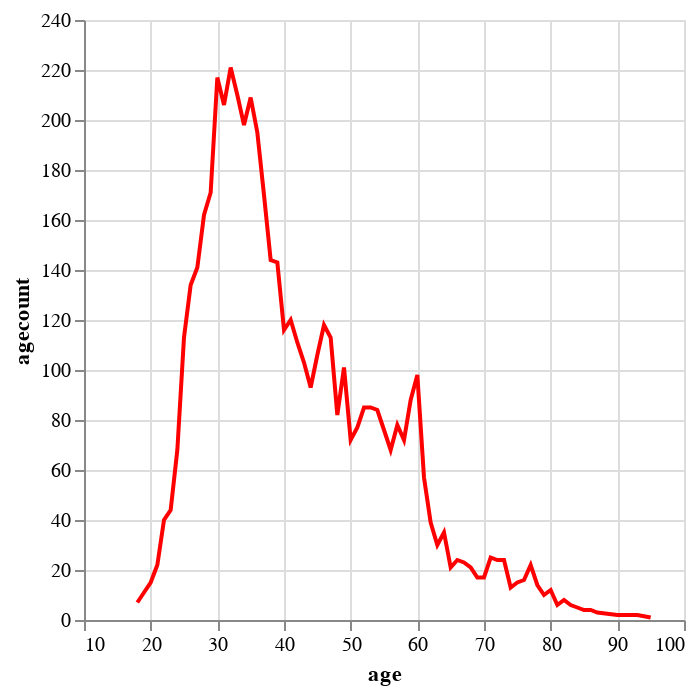

Here is the notebook cell this chart was saved with:
### Code cell
# Change the color of the plot (red)
alt.Chart(df_sub1).mark_line(color = 'red').encode(x = 'age',
                                                   y = 'agecount')

### Figure 1 — Vega-Lite specification as saved in the notebook (floating-point values rounded to 4 significant figures)
{"config": {"view": {"continuousWidth": 300, "continuousHeight": 300}}, "data": {"name": "data-f8a6c9793524e7f13aee0392c124f118"}, "mark": {"type": "line", "color": "red"}, "encoding": {"x": {"field": "age", "type": "quantitative"}, "y": {"field": "agecount", "type": "quantitative"}}, "$schema": "https://vega.github.io/schema/vega-lite/v5.8.0.json", "datasets": {"data-f8a6c9793524e7f13aee0392c124f118": [{"age": 18, "agecount": 7}, {"age": 19, "agecount": 11}, {"age": 20, "agecount": 15}, {"age": 21, "agecount": 22}, {"age": 22, "agecount": 40}, {"age": 23, "agecount": 44}, {"age": 24, "agecount": 68}, {"age": 25, "agecount": 113}, {"age": 26, "agecount": 134}, {"age": 27, "agecount": 141}, {"age": 28, "agecount": 162}, {"age": 29, "agecount": 171}, {"age": 30, "agecount": 217}, {"age": 31, "agecount": 206}, {"age": 32, "agecount": 221}, {"age": 33, "agecount": 210}, {"age": 34, "agecount": 198}, {"age": 35, "agecount": 209}, {"age": 36, "agecount": 195}, {"age": 37, "agecount": 170}, {"age": 38, "agecount": 144}, {"age": 39, "agecount": 143}, {"age": 40, "agecount": 116}, {"age": 41, "agecount": 120}, {"age": 42, "agecount": 111}, {"age": 43, "agecount": 103}, {"age": 44, "agecount": 93}, {"age": 45, "agecount": 106}, {"age": 46, "agecount": 118}, {"age": 47, "agecount": 113}, {"age": 48, "agecount": 82}, {"age": 49, "agecount": 101}, {"age": 50, "agecount": 72}, {"age": 51, "agecount": 77}, {"age": 52, "agecount": 85}, {"age": 53, "agecount": 85}, {"age": 54, "agecount": 84}, {"age": 55, "agecount": 76}, {"age": 56, "agecount": 68}, {"age": 57, "agecount": 78}, {"age": 58, "agecount": 72}, {"age": 59, "agecount": 88}, {"age": 60, "agecount": 98}, {"age": 61, "agecount": 57}, {"age": 62, "agecount": 39}, {"age": 63, "agecount": 30}, {"age": 64, "agecount": 35}, {"age": 65, "agecount": 21}, {"age": 66, "agecount": 24}, {"age": 67, "agecount": 23}, {"age": 68, "agecount": 21}, {"age": 69, "agecount": 17}, {"age": 70, "agecount": 17}, {"age": 71, "agecount": 25}, {"age": 72, "agecount": 24}, {"age": 73, "agecount": 24}, {"age": 74, "agecount": 13}, {"age": 75, "agecount": 15}, {"age": 76, "agecount": 16}, {"age": 77, "agecount": 22}, {"age": 78, "agecount": 14}, {"age": 79, "agecount": 10}, {"age": 80, "agecount": 12}, {"age": 81, "agecount": 6}, {"age": 82, "agecount": 8}, {"age": 83, "agecount": 6}, {"age": 84, "agecount": 5}, {"age": 85, "agecount": 4}, {"age": 86, "agecount": 4}, {"age": 87, "agecount": 3}, {"age": 90, "agecount": 2}, {"age": 92, "agecount": 2}, {"age": 93, "agecount": 2}, {"age": 95, "agecount": 1}]}}
